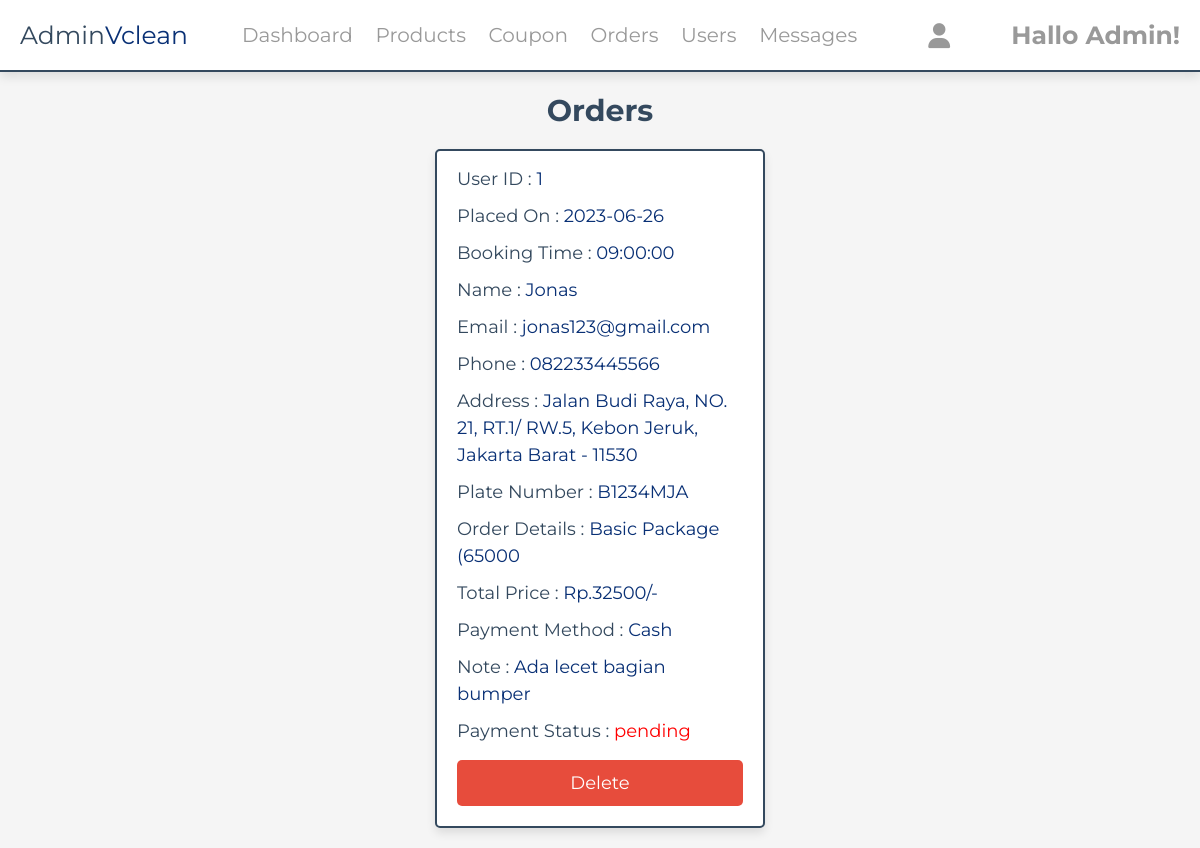
The page /admin/placed_orders.php (signed in) on the database its author committed.
### tables this page shows
CREATE TABLE `orders` (
  `id` int(100) NOT NULL,
  `user_id` int(100) NOT NULL,
  `name` varchar(20) NOT NULL,
  `number` varchar(13) NOT NULL,
  `email` varchar(50) NOT NULL,
  `method` varchar(50) NOT NULL,
  `address` varchar(500) NOT NULL,
  `total_products` varchar(1000) NOT NULL,
  `total_price` int(100) NOT NULL,
  `placed_on` date NOT NULL DEFAULT current_timestamp(),
  `payment_status` varchar(20) NOT NULL DEFAULT 'pending',
  `note` varchar(255) NOT NULL,
  `jam_pendaftaran` time NOT NULL,
  `PlateNumber` varchar(10) NOT NULL
);

### admin/placed_orders.php (the view, shortened to what this page needs)
<?php
include '../components/connect.php';
?>
<!DOCTYPE html>
<html lang="en">
<head>
   <link rel="stylesheet" href="https://cdnjs.cloudflare.com/ajax/libs/font-awesome/6.1.1/css/all.min.css">
   <link rel="stylesheet" href="../css/admin_style.css">
</head>
<body>
<?php include '../components/admin_header.php' ?>
<section class="placed-orders">
   <h1 class="heading">Orders</h1>
   <div class="box-container">
   <?php
      $select_orders = $conn->prepare("SELECT * FROM `orders`");
      $select_orders->execute();
      if($select_orders->rowCount() > 0){
         while($fetch_orders = $select_orders->fetch(PDO::FETCH_ASSOC)){
   ?>
   <div class="box">
      <p> User ID : <span><?= $fetch_orders['user_id']; ?></span> </p>
      <p> Placed On : <span><?= $fetch_orders['placed_on']; ?></span> </p>
      <p> Booking Time : <span><?= $fetch_orders['jam_pendaftaran']; ?></span></p>
      <p> Name : <span><?= $fetch_orders['name']; ?></span> </p>
      <p> Email : <span><?= $fetch_orders['email']; ?></span> </p>
      <p> Phone : <span><?= $fetch_orders['number']; ?></span> </p>
      <p> Address : <span><?= $fetch_orders['address']; ?></span> </p>
      <p> Plate Number : <span><?= $fetch_orders['PlateNumber']; ?></span></p>
      <p> Order Details : <span><?= $fetch_orders['total_products']; ?></span> </p>
      <p> Total Price : <span>Rp.<?= $fetch_orders['total_price']; ?>/-</span> </p>
      <p> Payment Method : <span><?= $fetch_orders['method']; ?></span> </p>
      <p> Note : <span><?= $fetch_orders['note']; ?></span></p>
      <form action="" method="POST">
         <p> Payment Status : <span style="color:<?php if($fetch_orders['payment_status'] == 'pending'){ echo 'red'; }else{ echo 'green'; }; ?>"><?= $fetch_orders['payment_status']; ?></span> </p>
         <div class="flex-btn">
            <a href="placed_orders.php?delete=<?= $fetch_orders['id']; ?>" class="delete-btn" onclick="return confirm('delete this order?');">delete</a>
         </div>
      </form>
   </div>
   <?php
      }
   }else{
      echo '<p class="empty">no orders placed yet!</p>';
   }
   ?>
   </div>
</section>
</body>
</html>

### css/admin_style.css (style rules this page uses)
:root { --main-color:#093075; --red:#e74c3c; --orange:#f39c12; --black:#34495e; --white:#fff; --light-bg:#f5f5f5; --light-color:#999; --border:.2rem solid var(--black); --box-shadow:0 .5rem 1rem rgba(0,0,0,.1); }
* { font-family: 'Montserrat', sans-serif; margin:0; padding:0; box-sizing: border-box; text-decoration: none; outline: none; border:none; }
html { font-size: 62.5%; overflow-x: hidden; }
body { background-color: var(--light-bg); }
section { max-width: 1200px; margin:0 auto; padding:2rem; }
.btn, .delete-btn, .option-btn { display: block; margin-top: 1rem; border-radius: .5rem; cursor: pointer; width: 100%; font-size: 1.8rem; color:var(--white); padding:1.2rem 3rem; text-transform: capitalize; text-align: center; }
.delete-btn { background-color: var(--red); }
.flex-btn { display: flex; gap:1rem; }
.heading { text-align: center; margin-bottom: 2rem; text-transform: capitalize; color:var(--black); font-size: 3rem; }
.placed-orders .box-container { display: grid; grid-template-columns: repeat(auto-fit, 33rem); gap:1.5rem; justify-content: center; align-items: flex-start; }
.placed-orders .box-container .box { background-color: var(--white); border-radius: .5rem; box-shadow: var(--box-shadow); border:var(--border); padding:2rem; padding-top: 1rem; }
.placed-orders .box-container .box p { padding: .5rem 0; line-height: 1.5; font-size: 1.8rem; color:var(--black); }
.placed-orders .box-container .box p span { color:var(--main-color); }

### rows shown on the page
orders: user "1", placed_on "2023-06-26", jam_pendaftaran "09:00:00", name "Jonas", email "jonas123@gmail.com", number "082233445566", address "Jalan Budi Raya, NO. 21, RT.1/ RW.5, Kebon Jeruk, Jakarta Barat - 11530", PlateNumber "B1234MJA", total_products "Basic Package (65000", total_price "32500", method "Cash", note "Ada lecet bagian bumper", payment_status "pending"
